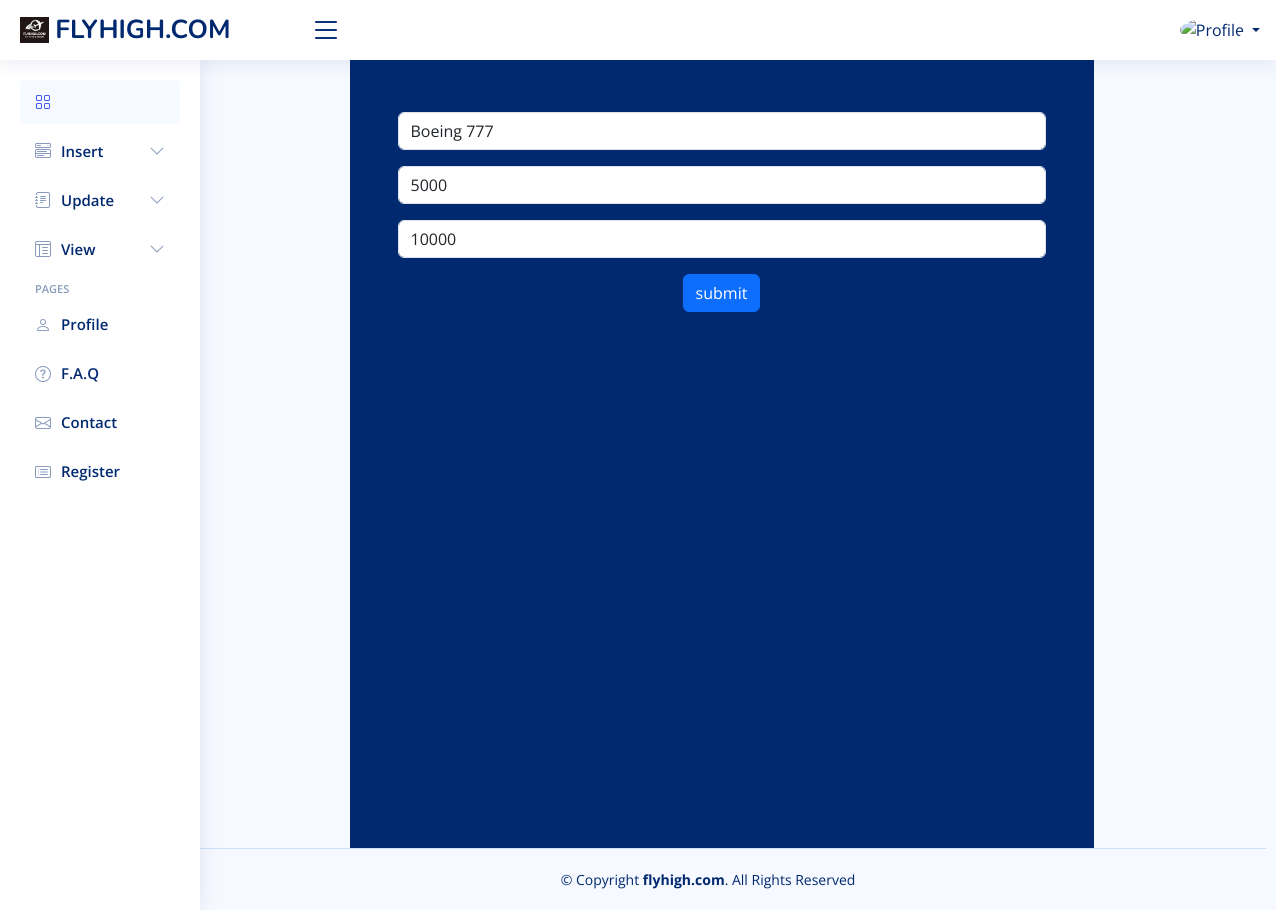
The page /admin/pages/fare/edit.php?id=1 on the database its author committed.
### tables this page shows
CREATE TABLE `flight` (
  `id` int(11) NOT NULL,
  `name` varchar(50) NOT NULL,
  `airline_id` int(11) NOT NULL,
  `total_seat` int(30) NOT NULL,
  `created_at` timestamp NOT NULL DEFAULT CURRENT_TIMESTAMP ON UPDATE CURRENT_TIMESTAMP,
  `created_by` varchar(50) NOT NULL,
  `edited_at` timestamp NOT NULL DEFAULT CURRENT_TIMESTAMP,
  `edited_by` varchar(50) NOT NULL
);

CREATE TABLE `fare` (
  `id` int(11) NOT NULL,
  `fly_id` int(11) NOT NULL,
  `economy_rate` bigint(20) NOT NULL,
  `business_rate` bigint(20) NOT NULL,
  `created_at` timestamp NOT NULL DEFAULT CURRENT_TIMESTAMP,
  `created_by` varchar(50) NOT NULL,
  `edited_at` timestamp NOT NULL DEFAULT CURRENT_TIMESTAMP,
  `edited_by` varchar(50) NOT NULL
);

### admin/pages/fare/edit.php (the view, shortened to what this page needs)
<?php
    require '../../header.php';
    $id=$_GET['id'];
    $sql='SELECT * FROM fare WHERE id=:id';
    $statement=$connection->prepare($sql);
    $statement->execute([':id'=>$id]);
    $fare=$statement->fetch(PDO::FETCH_OBJ);
    $flyid=$fare->fly_id;
    $sql='SELECT * FROM fly WHERE id=:id';
    $sta=$connection->prepare($sql);
    $sta->execute([':id'=>$flyid]);
    $flys=$sta->fetch(PDO::FETCH_OBJ);
    $flightid=$flys->flight_id;
    $sql='SELECT * FROM flight WHERE id=:id';
    $sta=$connection->prepare($sql);
    $sta->execute([':id'=>$flightid]);
    $flights=$sta->fetch(PDO::FETCH_OBJ);
    $fname=$flights->name;
?>
<div class="container row justify-content-center">
        <div class="col-md-3"></div>
<div class="form col-8  mt-5 ms-5 dark bg-opacity-25 p-5 min-vh-100">
<form action="" method="POST" onsubmit="return fare_validate()" class="">
<div class="mt-3">
    <select name="fly_id" id="" class="form-control">
        <option value="<?=$fname?>"><?=$fname?></option>
    </select>
    </div>
    <div class="mt-3"><input type="text" value="<?=$fare->economy_rate?>" class="form-control" name="economy_rate" id=""></div>
    <div class="mt-3"><input type="text" value="<?=$fare->business_rate?>" class="form-control" name="business_rate" id=""></div>
    <div class="text-center mt-3"><input type="submit" value="submit" class="btn btn-primary" name="submit"></div>
</form>
</div>
<?php
    require '../../footer.php';
?>

### admin/pages/fare/assets/css/style.css (style rules this page uses)
:root { scroll-behavior: smooth; }
body { font-family: "Open Sans", sans-serif; background: #f6f9ff; color: #444444; }
.dark { background-color:#012970; }

### admin/assets/css/style.css (style rules this page uses)
:root { scroll-behavior: smooth; }
body { font-family: "Open Sans", sans-serif; background: #f6f9ff; color: #444444; }
.dark { background-color:#012970; }

### rows shown on the page
flight: fly_id "Boeing 777"
fare: economy_rate "5000", business_rate "10000"
